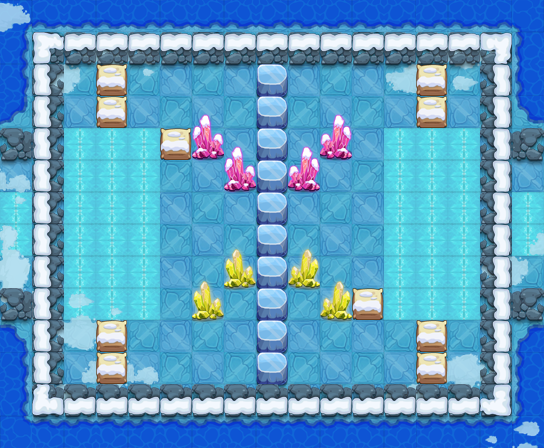

This is a level from a 2D game, rendered from its Tiled map with the project's own tilesets. A one-line summary and the map file follow, with tile-layer data summarised:
An orthogonal 17x14 tile map with 32x32 px tiles, 11 tile layers (PASS, 块层 2, 块层 17, 块层 16, ...) and 12 objects (8x TRAP, 3x xebjx3, PLAYER).

<map version="1.0" orientation="orthogonal" width="17" height="14" tilewidth="32" tileheight="32">
 <properties>
  <property name="DESTRY1" value="96" />
  <property name="DESTRY2" value="98" />
  <property name="DESTRY3" value="219" />
  <property name="DESTRY4" value="119" />
  <property name="DESTRY_COUNT" value="4" />
  <property name="EXP" value="1340" />
  <property name="ITEM" value="D052" />
  <property name="LOSE_SCRIPT" value="" />
  <property name="MONEY" value="2010" />
  <property name="START_SCRIPT" value="lv155" />
  <property name="WIN_SCRIPT" value="" />
 </properties>
 <tileset firstgid="1" name="jdbl2" tilewidth="32" tileheight="32">
  <image source="jdbl2.png" width="500" height="500" />
 </tileset>
 <layer name="PASS" width="17" height="14">
  <data>[238 cells, 138 non-empty, 10 distinct tile ids]</data>
 </layer>
 <layer name="块层 2" width="17" height="14">
  <data>[238 cells, 144 non-empty, 13 distinct tile ids]</data>
 </layer>
 <layer name="块层 17" width="17" height="14">
  <data>[238 cells, 42 non-empty, 8 distinct tile ids]</data>
 </layer>
 <layer name="块层 16" width="17" height="14">
  <data>[238 cells, 74 non-empty, 4 distinct tile ids]</data>
 </layer>
 <layer name="块层 3" width="17" height="14">
  <data>[238 cells, 54 non-empty, 1 distinct tile ids]</data>
 </layer>
 <layer name="块层 4" width="17" height="14">
  <data>[238 cells, 50 non-empty, 2 distinct tile ids]</data>
 </layer>
 <layer name="块层 5" width="17" height="14">
  <data>[238 cells, 28 non-empty, 4 distinct tile ids]</data>
 </layer>
 <layer name="SHELTER 8" width="17" height="14">
  <data>[238 cells, 2 non-empty, 1 distinct tile ids]</data>
 </layer>
 <layer name="SHELTER 7" width="17" height="14">
  <data>[238 cells, 2 non-empty, 1 distinct tile ids]</data>
 </layer>
 <layer name="SHELTER 4" width="17" height="14">
  <data>[238 cells, 2 non-empty, 1 distinct tile ids]</data>
 </layer>
 <layer name="SHELTER 3" width="17" height="14">
  <data>[238 cells, 2 non-empty, 1 distinct tile ids]</data>
 </layer>
 <objectgroup name="对象层 1" width="17" height="14">
  <object name="PLAYER" type="PLAYER" x="224" y="192" width="32" height="32" />
  <object name="xebjx3" x="224" y="320" width="32" height="32">
   <properties>
    <property name="buff_type" value="ice_shell" />
    <property name="lua_ai" value="monster_xebjx_ai" />
    <property name="quality" value="xebjx3.quality" />
   </properties>
  </object>
  <object name="xebjx3" x="288" y="320" width="32" height="32">
   <properties>
    <property name="buff_type" value="ice_shell" />
    <property name="lua_ai" value="monster_xebjx_ai" />
    <property name="quality" value="xebjx3.quality" />
   </properties>
  </object>
  <object name="xebjx3" x="288" y="96" width="32" height="32">
   <properties>
    <property name="buff_type" value="ice_shell" />
    <property name="lua_ai" value="monster_xebjx_ai" />
    <property name="quality" value="xebjx3.quality" />
   </properties>
  </object>
  <object name="staff_driger_control" type="TRAP" x="0" y="416" width="32" height="32">
   <properties>
    <property name="trap_delay" value="10" />
    <property name="trap_id" value="0" />
    <property name="trap_script" value="trap(&quot;staff_driger&quot;):setOpened(true);" />
    <property name="trap_start_mode" value="2" />
    <property name="trap_state" value="open" />
   </properties>
  </object>
  <object name="staff_driger" type="TRAP" x="224" y="128" width="32" height="32">
   <properties>
    <property name="trap_ani" value="driger.actor" />
    <property name="trap_floor" value="true" />
    <property name="trap_id" value="0" />
    <property name="trap_script" value="target(&quot;PLAYER&quot;):setCurrentUseSkill(  make_fire_staff_skill()  );target(&quot;PLAYER&quot;):setEffectAnimateName(&quot;find_player.ani&quot;);trap(&quot;staff_driger&quot;):setOpened(false)" />
    <property name="trap_start_mode" value="0" />
    <property name="trap_state" value="open" />
   </properties>
  </object>
  <object name="mp1" type="TRAP" x="192" y="160" width="32" height="32">
   <properties>
    <property name="trap_ani" value="mp.actor" />
    <property name="trap_floor" value="true" />
    <property name="trap_id" value="0" />
    <property name="trap_script" value="trap_moveto(&quot;PLAYER&quot;, &quot;mp1&quot;,target(&quot;mp2&quot;):getX(),target(&quot;mp2&quot;):getY() );" />
    <property name="trap_sound_id" value="1" />
    <property name="trap_start_mode" value="0" />
    <property name="trap_state" value="open" />
   </properties>
  </object>
  <object name="mp2" type="TRAP" x="320" y="256" width="32" height="32">
   <properties>
    <property name="trap_ani" value="mp.actor" />
    <property name="trap_floor" value="true" />
    <property name="trap_id" value="0" />
    <property name="trap_script" value="trap_moveto(&quot;PLAYER&quot;, &quot;mp2&quot;,target(&quot;mp1&quot;):getX(),target(&quot;mp1&quot;):getY() );" />
    <property name="trap_sound_id" value="1" />
    <property name="trap_start_mode" value="0" />
    <property name="trap_state" value="open" />
   </properties>
  </object>
  <object name="ice_road" type="TRAP" x="64" y="128" width="96" height="192">
   <properties>
    <property name="lua_ai" value="ice_road_ai" />
   </properties>
  </object>
  <object name="ice_road" type="TRAP" x="384" y="128" width="96" height="192">
   <properties>
    <property name="lua_ai" value="ice_road_ai" />
   </properties>
  </object>
  <object name="zi_dan_down1" type="TRAP" x="384" y="64" width="32" height="32">
   <properties>
    <property name="trap_ani" value="fire_cat_down.actor" />
    <property name="trap_delay" value="2" />
    <property name="trap_id" value="0" />
    <property name="trap_script" value="trap(&quot;zi_dan_down1&quot;):setAtkPower(target(&quot;PLAYER&quot;):getHP()*0.1);trap(&quot;zi_dan_down1&quot;):turnDown(); trap(&quot;zi_dan_down1&quot;):getAI():getActions():addObject( AIUseSkill:create(   SkillLua:create(&quot;skill_0001&quot;)  )  );" />
    <property name="trap_start_mode" value="2" />
    <property name="trap_state" value="open" />
   </properties>
  </object>
  <object name="zi_dan_up1" type="TRAP" x="160" y="352" width="32" height="32">
   <properties>
    <property name="trap_ani" value="fire_cat_up.actor" />
    <property name="trap_delay" value="2" />
    <property name="trap_id" value="0" />
    <property name="trap_script" value="trap(&quot;zi_dan_up1&quot;):setAtkPower(target(&quot;PLAYER&quot;):getHP()*0.1);trap(&quot;zi_dan_up1&quot;):turnUp(); trap(&quot;zi_dan_up1&quot;):getAI():getActions():addObject( AIUseSkill:create(   SkillLua:create(&quot;skill_0001&quot;)  )  );" />
    <property name="trap_start_mode" value="2" />
    <property name="trap_state" value="open" />
   </properties>
  </object>
 </objectgroup>
</map>
